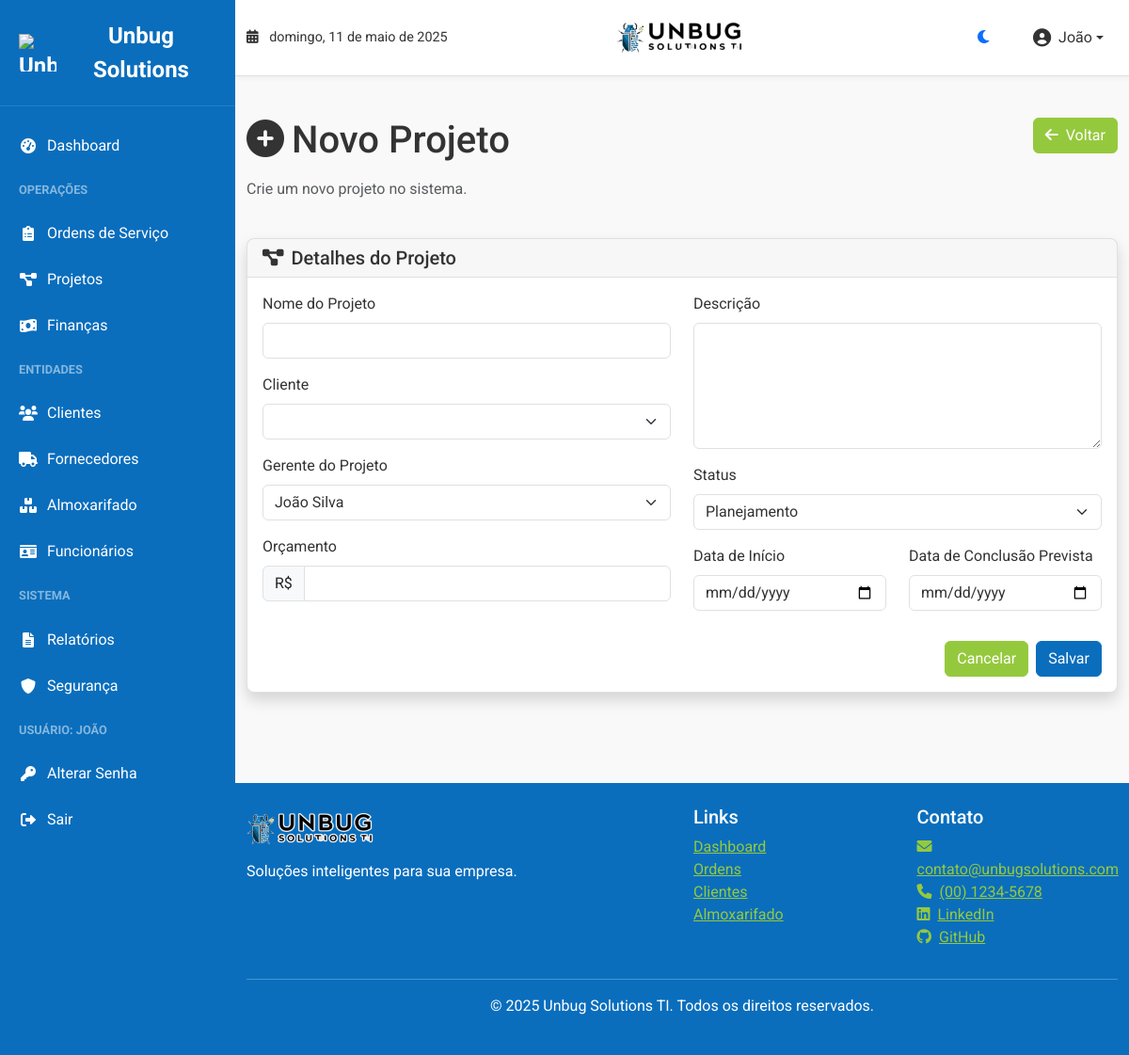
Page /orders/projects/create (signed in) on the earlier database version.
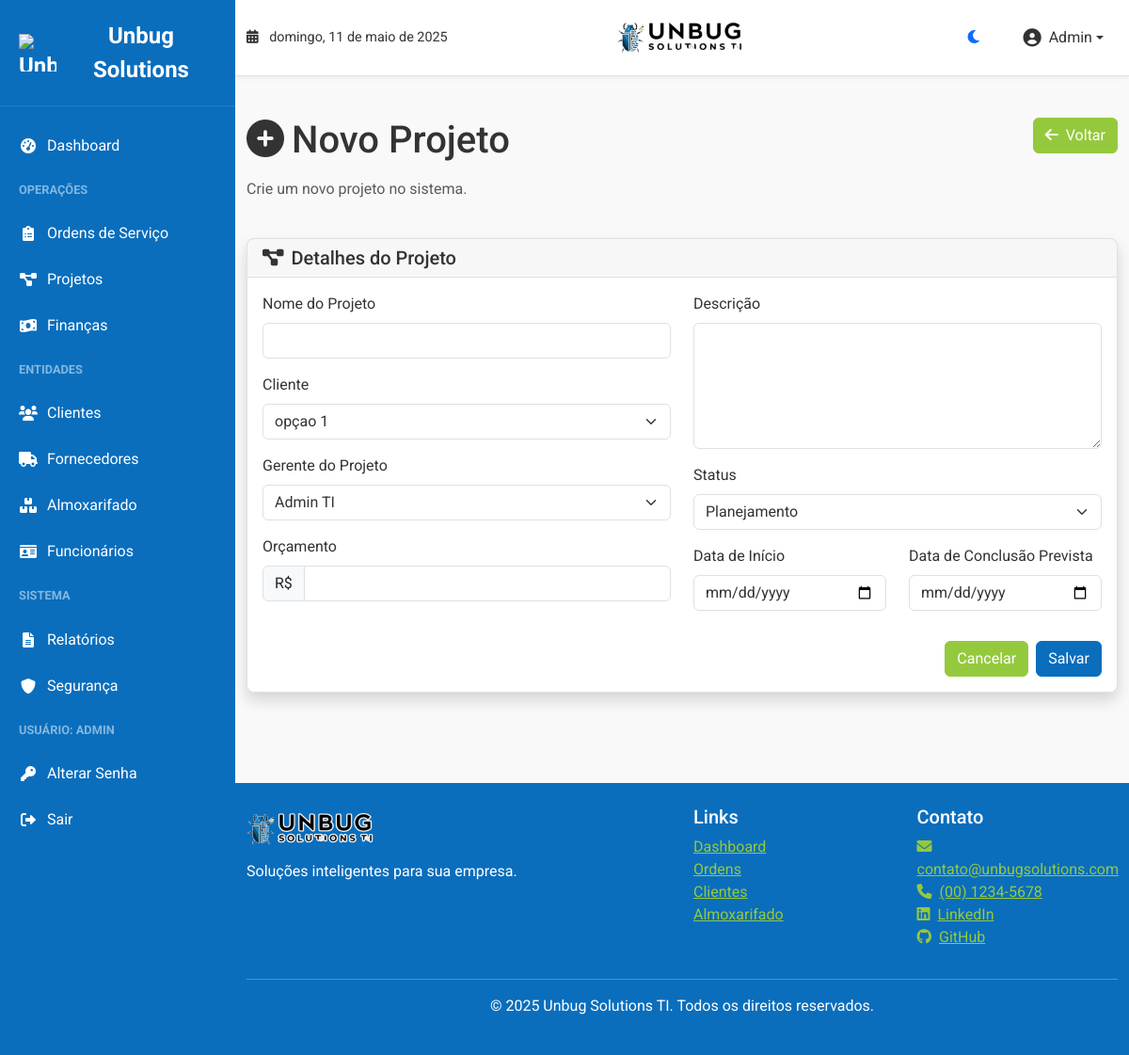
Same page on the later database version.
### models.py (models this page shows)
class Employee(db.Model):
    id = db.Column(db.Integer, primary_key=True)
    first_name = db.Column(db.String(50), nullable=False)
    last_name = db.Column(db.String(50), nullable=False)
    position = db.Column(db.String(100))
    department = db.Column(db.String(100))
    phone = db.Column(db.String(20))
    hire_date = db.Column(db.Date, default=datetime.utcnow)
    active = db.Column(db.Boolean, default=True)
    created_at = db.Column(db.DateTime, default=datetime.utcnow)
    updated_at = db.Column(db.DateTime, default=datetime.utcnow, onupdate=datetime.utcnow)
    user_id = db.Column(db.Integer, ForeignKey('user.id'))
    user = relationship("User", back_populates="employee")
    service_orders = relationship("ServiceOrder", back_populates="employee")
    projects = relationship("Project", back_populates="manager")
    @property
    def full_name(self):
        return f"{self.first_name} {self.last_name}"

### blueprints/orders.py (the view, shortened to what this page needs)
@orders_bp.route('/projects/create', methods=['GET', 'POST'])
@login_required
def create_project():
    form = ProjectForm()
    form.client_id.choices = [(client.id, client.name) for client in Client.query.filter_by(active=True).all()]
    form.manager_id.choices = [(emp.id, emp.full_name) for emp in Employee.query.filter_by(active=True).all()]
    return render_template('orders/create_project.html', form=form)

### forms.py
class ProjectForm(FlaskForm):
    name = StringField('Nome do Projeto', validators=[DataRequired()])
    description = TextAreaField('Descrição', validators=[DataRequired()])
    status = SelectField('Status', choices=[
        ('planning', 'Planejamento'),
        ('in_progress', 'Em Andamento'),
        ('on_hold', 'Em Espera'),
        ('completed', 'Concluído'),
        ('cancelled', 'Cancelado')
    ])
    client_id = SelectField('Cliente', coerce=int)
    manager_id = SelectField('Gerente do Projeto', coerce=int)
    start_date = DateField('Data de Início', validators=[DataRequired()])
    end_date = DateField('Data de Conclusão Prevista', validators=[Optional()])
    budget = DecimalField('Orçamento', validators=[Optional(), NumberRange(min=0)])
    submit = SubmitField('Salvar')

### models.py (called while the page is built)
    @property
    def is_active(self):
        return self._is_active

    def is_management(self):
        return self.role == 'management' or self.role == 'admin'

    def has_security_access(self):
        return self.role == 'admin'

    def has_finance_access(self):
        return self.role in ['admin', 'management']

### templates/orders/create_project.html (shortened to what this page needs)
{% extends 'base.html' %}
{% block content %}
<div class="row mb-4">
    <div class="col-md-8">
        <h1 class="mb-3"><i class="fas fa-plus-circle me-2"></i>Novo Projeto</h1>
        <p class="text-muted">Crie um novo projeto no sistema.</p>
    </div>
    <div class="col-md-4 text-end">
        <a href="{{ url_for('orders.projects') }}" class="btn btn-secondary">
            <i class="fas fa-arrow-left me-2"></i>Voltar
        </a>
    </div>
</div>
<div class="card shadow">
    <div class="card-header">
        <h5 class="mb-0"><i class="fas fa-project-diagram me-2"></i>Detalhes do Projeto</h5>
    </div>
    <div class="card-body">
        <form method="POST" action="{{ url_for('orders.create_project') }}">
            <div class="row">
                <div class="col-md-6">
                    <div class="mb-3">
                        <label for="name" class="form-label">{{ form.name.label }}</label>
                        {{ form.name(class="form-control") }}
                    </div>
                    <div class="mb-3">
                        <label for="client_id" class="form-label">{{ form.client_id.label }}</label>
                        {{ form.client_id(class="form-select") }}
                    </div>
                    <div class="mb-3">
                        <label for="manager_id" class="form-label">{{ form.manager_id.label }}</label>
                        {{ form.manager_id(class="form-select") }}
                    </div>
                    <div class="mb-3">
                        <label for="budget" class="form-label">{{ form.budget.label }}</label>
                        <div class="input-group">
                            <span class="input-group-text">R$</span>
                            {{ form.budget(class="form-control") }}
                        </div>
                    </div>
                </div>
                <div class="col-md-6">
                    <div class="mb-3">
                        <label for="description" class="form-label">{{ form.description.label }}</label>
                        {{ form.description(class="form-control", rows=5) }}
                    </div>
                    <div class="mb-3">
                        <label for="status" class="form-label">{{ form.status.label }}</label>
                        {{ form.status(class="form-select") }}
                    </div>
                    <div class="row">
                        <div class="col-md-6 mb-3">
                            <label for="start_date" class="form-label">{{ form.start_date.label }}</label>
                            {{ form.start_date(class="form-control", type="date") }}
                        </div>
                        <div class="col-md-6 mb-3">
                            <label for="end_date" class="form-label">{{ form.end_date.label }}</label>
                            {{ form.end_date(class="form-control", type="date") }}
                        </div>
                    </div>
                </div>
            </div>
            <div class="d-flex justify-content-end mt-3">
                <a href="{{ url_for('orders.projects') }}" class="btn btn-secondary me-2">Cancelar</a>
                {{ form.submit(class="btn btn-primary") }}
            </div>
        </form>
    </div>
</div>
{% endblock %}

### templates/base.html (shortened to what the changed rows need)
<!DOCTYPE html>
<html lang="pt-br">
<head>
    <link href="https://cdn.jsdelivr.net/npm/bootstrap@5.3.0-alpha1/dist/css/bootstrap.min.css" rel="stylesheet">
    <link rel="stylesheet" href="https://cdnjs.cloudflare.com/ajax/libs/font-awesome/6.0.0/css/all.min.css">
    <link rel="stylesheet" href="{{ url_for('static', filename='css/style.css') }}">
</head>
<body class="light-theme">
    {% if current_user.is_authenticated %}
    <div id="sidebar" class="sidebar">
        <div class="sidebar-header">
            <div class="sidebar-brand">
                <img src="{{ url_for('static', filename='img/unbug_symbol.png') }}" alt="Unbug Solutions TI Logo" class="logo-icon">
                <span>Unbug Solutions</span>
            </div>
        </div>
        <ul class="sidebar-nav">
            <li class="nav-item">
                <a href="{{ url_for('dashboard.index') }}" class="{% if request.path.startswith('/dashboard') %}active{% endif %}">
                    <i class="fas fa-tachometer-alt"></i> Dashboard
                </a>
            </li>
            <li class="nav-item-header">Operações</li>
            <li class="nav-item">
                <a href="{{ url_for('orders.index') }}" class="{% if request.path == url_for('orders.index') %}active{% endif %}">
                    <i class="fas fa-clipboard-list"></i> Ordens de Serviço
                </a>
            </li>
            <li class="nav-item">
                <a href="{{ url_for('orders.projects') }}" class="{% if request.path == url_for('orders.projects') %}active{% endif %}">
                    <i class="fas fa-project-diagram"></i> Projetos
                </a>
            </li>
            {% if current_user.has_finance_access() %}
            <li class="nav-item">
                <a href="{{ url_for('finance.index') }}" class="{% if request.path.startswith('/finance') %}active{% endif %}">
                    <i class="fas fa-money-bill-wave"></i> Finanças
                </a>
            </li>
            {% endif %}
            <li class="nav-item-header">Entidades</li>
            <li class="nav-item">
                <a href="{{ url_for('clients.index') }}" class="{% if request.path.startswith('/clients') %}active{% endif %}">
                    <i class="fas fa-users"></i> Clientes
                </a>
            </li>
            <li class="nav-item">
                <a href="{{ url_for('clients.suppliers') }}" class="{% if request.path == url_for('clients.suppliers') %}active{% endif %}">
                    <i class="fas fa-truck"></i> Fornecedores
                </a>
            </li>
            <li class="nav-item">
                <a href="{{ url_for('stock.index') }}" class="{% if request.path.startswith('/stock') %}active{% endif %}">
                    <i class="fas fa-boxes"></i> Almoxarifado
                </a>
            </li>
            <li class="nav-item">
                <a href="{{ url_for('employees.index') }}" class="{% if request.path.startswith('/employees') %}active{% endif %}">
                    <i class="fas fa-id-card"></i> Funcionários
                </a>
            </li>
            {% if current_user.has_security_access() %}
            <li class="nav-item-header">Sistema</li>
            {% if current_user.is_management() %}
            <li class="nav-item">
                <a href="{{ url_for('reports.index') }}" class="{% if request.path.startswith('/reports') %}active{% endif %}">
                    <i class="fas fa-file-alt"></i> Relatórios
                </a>
            </li>
            {% endif %}
            <li class="nav-item">
                <a href="{{ url_for('security.index') }}" class="{% if request.path.startswith('/security') %}active{% endif %}">
                    <i class="fas fa-shield-alt"></i> Segurança
                </a>
            </li>
            {% endif %}
            <li class="nav-item-header">Usuário: {{ current_user.employee.first_name if current_user.employee else current_user.username }}</li>
            <li class="nav-item">
                <a href="{{ url_for('auth.change_password') }}">
                    <i class="fas fa-key"></i> Alterar Senha
                </a>
            </li>
            <li class="nav-item">
                <a href="{{ url_for('auth.logout') }}">
                    <i class="fas fa-sign-out-alt"></i> Sair
                </a>
            </li>
        </ul>
    </div>
    {% endif %}
    <div class="main-content">
        <header class="app-header">
            <div class="container-fluid">
                <div class="row align-items-center">
                    <div class="col-md-4">
                        <div class="header-user-menu d-flex justify-content-end align-items-center">
                            <div class="dropdown">
                                <button class="header-user-button dropdown-toggle" type="button" id="userMenuDropdown" data-bs-toggle="dropdown" aria-expanded="false">
                                    <i class="fas fa-user-circle me-2"></i>
                                    <span class="d-none d-sm-inline">{{ current_user.employee.first_name if current_user.employee else current_user.username }}</span>
                                </button>
                            </div>
                        </div>
                    </div>
                </div>
            </div>
        </header>
        <main class="container py-4">
            {% block content %}{% endblock %}
        </main>
    </div>
</body>
</html>

Differences in the rows shown:
changed Employee: employee "JOÃO" → "ADMIN"; employee "João" → "Admin"
Other differences:
form field client_id: (not shown) → "opçao 1"
form field manager_id: "João Silva" → "Admin TI"
